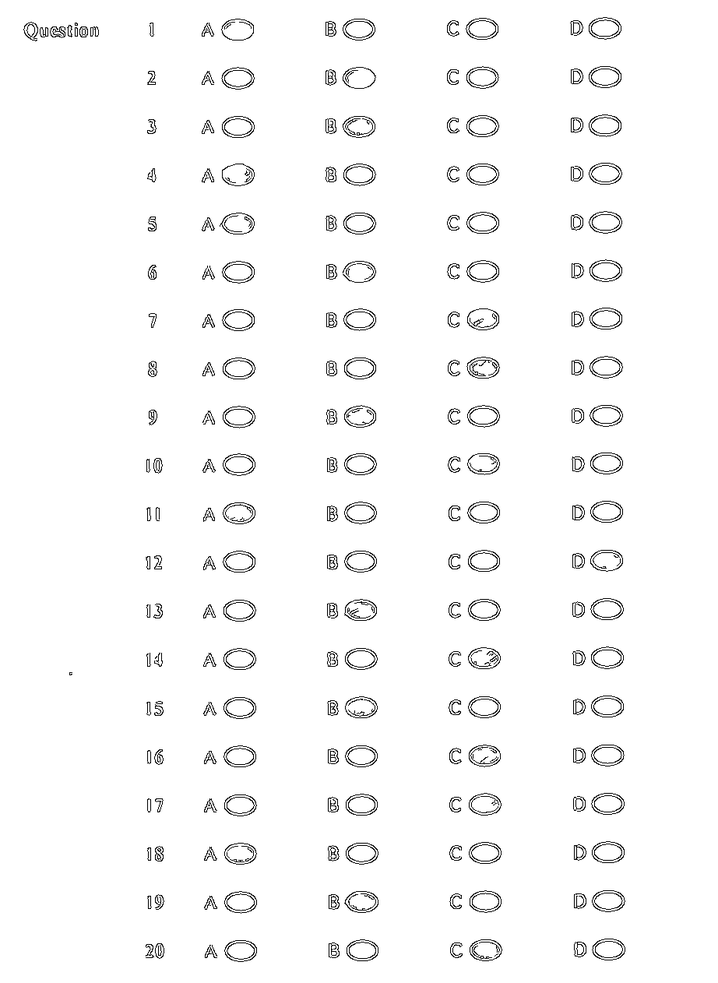
#> input picture images/thresh.png, 718 x 983 px, shrunk from 922 x 1262 before the run
$ python test_grader.py --image ../images/thresh.png   (older library calls are emulated)
#> lines starting #> are read from the running program, lines starting #| are printed output that depends on the picture; after the words box and inside, x2 and y2 are one past the last pixel; in counts of white or black regions, pixels touching at a corner belong together
# USAGE
# python test_grader.py --image images/test_01.png

# import the necessary packages
from imutils.perspective import four_point_transform
from imutils import contours
import numpy as np
import argparse
import imutils
import cv2


# construct the argument parse and parse the arguments
ap = argparse.ArgumentParser()
ap.add_argument("-i", "--image", required=True, help="path to the input image")
args = vars(ap.parse_args())

# define the answer key which maps the question number
# to the correct answer
# ANSWER_KEY = {0: 1, 1: 4, 2: 0, 3: 3, 4: 1}
ANSWER_KEY = {0: 0, 1: 1, 2: 1, 3: 0, 4: 0, 5: 1, 6: 2, 7: 2, 8: 1, 9: 3, 10: 0,
              11: 3, 12: 1, 13: 2, 14: 1, 15: 2, 16: 2, 17: 0, 18: 2, 19: 1}
ANSWER = {0: 'A', 1: 'B', 2: 'C', 3: "D"}

# load the image, convert it to grayscale, blur it
# slightly, then find edges
image = cv2.imread(args["image"])
#> image is the input picture: shape (983, 718, 3); min 0, max 255, mean 248.2
gray = cv2.cvtColor(image, cv2.COLOR_BGR2GRAY)
blurred = cv2.GaussianBlur(gray, (5, 5), 0)
# edged = cv2.Canny(blurred, 75, 200)

# find contours in the edge map, then initialize
# the contour that corresponds to the document
# cnts = cv2.findContours(edged.copy(), cv2.RETR_LIST, cv2.CHAIN_APPROX_SIMPLE)
# cnts = cnts[0] if imutils.is_cv2() else cnts[1]
# docCnt = None

# TODO: make the algorithm find the whole paper edge, instead of student number box
# TODO: feed student number box to Keras to do digit recognition

# ensure that at least one contour was found
# if len(cnts) > 0:
#     # sort the contours according to their size in
#     # descending order
#     cnts = sorted(cnts, key=cv2.contourArea, reverse=True)[:5]
#
#     # loop over the sorted contours
#     for c in cnts:
#         # approximate the contour
#         peri = cv2.arcLength(c, True)
#         approx = cv2.approxPolyDP(c, 0.02 * peri, True)
#
#         # if our approximated contour has four points,
#         # then we can assume we have found the paper
#         if len(approx) == 4:
#             docCnt = approx
#             break


# apply a four point perspective transform to both the
# original image and grayscale image to obtain a top-down
# birds eye view of the paper
# paper = four_point_transform(image, docCnt.reshape(4, 2))
# warped = four_point_transform(gray, docCnt.reshape(4, 2))

# TODO: next step is to extract box by area, ideally the first two should be paper edge and student number box
# id_paper = four_point_transform(image, docCnt[2].reshape(4, 2))
# id_warped = four_point_transform(gray, docCnt[2].reshape(4, 2))

# cv2.imshow('Tranform-answer', ans_warped)
# cv2.imshow('Tranform-id', id_warped)
# cv2.waitKey(0)

# apply Otsu's thresholding method to binarize the warped piece of paper
# thresh = cv2.threshold(warped, 0, 255, cv2.THRESH_BINARY_INV | cv2.THRESH_OTSU)[1]
thresh = cv2.threshold(blurred, 0, 255, cv2.THRESH_BINARY_INV | cv2.THRESH_OTSU)[1]
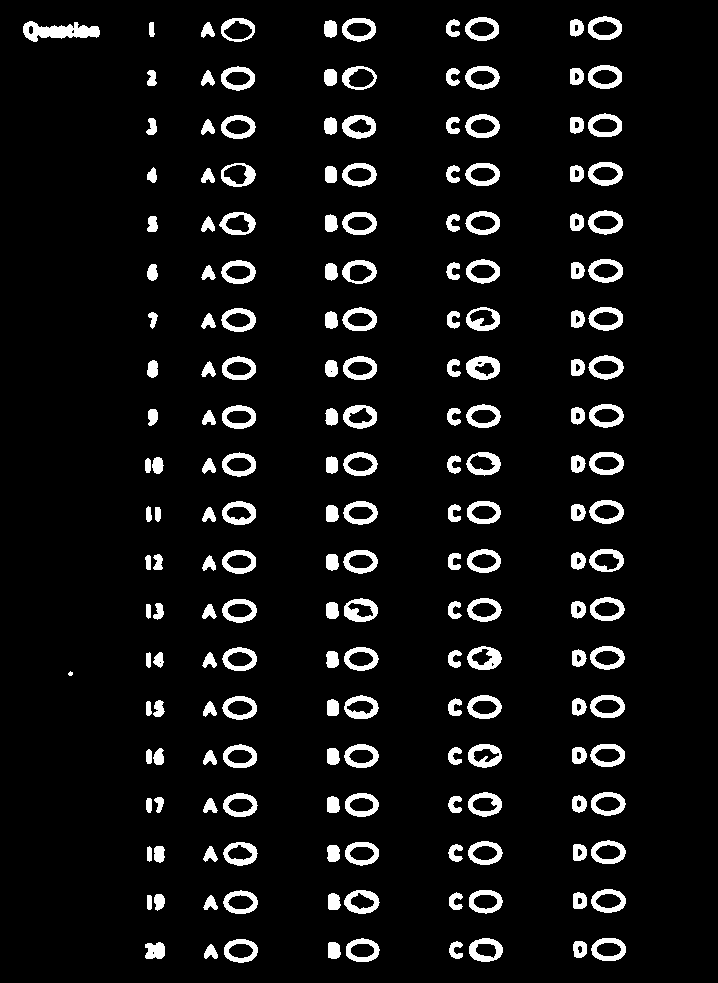
#> thresh: shape (983, 718); 7.2% white; 192 white regions (1 under 20 px)
cv2.imshow('thresh.png', thresh)
cv2.waitKey(0)


# find contours in the threshold image, then initialize
# the list of contours that correspond to questions
cnts = cv2.findContours(thresh.copy(), cv2.RETR_EXTERNAL, cv2.CHAIN_APPROX_SIMPLE)
#> cnts = 192 contours, 1 with area under 20; largest, box (x1, y1, x2, y2) and area: (23, 21, 100, 42) 858, (588, 210, 623, 235) 630, (588, 162, 623, 186) 628, (588, 65, 622, 89) 627, (221, 163, 256, 187) 626

cnts = cnts[0] if imutils.is_cv2() else cnts[1]
questionCnts = []

# loop over the contours
for c in cnts:
    # compute the bounding box of the contour, then use the
    # bounding box to derive the aspect ratio
    (x, y, w, h) = cv2.boundingRect(c)
    ar = w / float(h)

    # in order to label the contour as a question, region
    # should be sufficiently wide, sufficiently tall, and
    # have an aspect ratio approximately equal to 1.5
    if w >= 25 and h >= 15 and ar >= 1.2:
        questionCnts.append(c)
#> this loop made 192 passes
#> (x, y, w, h, ar) on passes 1 to 3: (204, 944, 14, 15, 0.933), (328, 942, 13, 17, 0.765), (145, 942, 20, 17, 1.18)
#> after the loop, questionCnts = 81 contours; largest, box (x1, y1, x2, y2) and area: (23, 21, 100, 42) 858, (588, 210, 623, 235) 630, (588, 162, 623, 186) 628, (588, 65, 622, 89) 627, (221, 163, 256, 187) 626
        # cv2.drawContours(image, c, -1, (0, 255, 0), 2)
# cv2.imshow('bubble', image)
# cv2.waitKey(0)

# sort the question contours top-to-bottom, then initialize
# the total number of correct answers
questionCnts = contours.sort_contours(questionCnts, method="top-to-bottom")[0]
correct = 0

# each question has 4 possible answers, to loop over the
# question in batches of 4
for (q, i) in enumerate(np.arange(0, len(questionCnts), 4)):
    # sort the contours for the current question from
    # left to right, then initialize the index of the
    # bubbled answer
    cnts = contours.sort_contours(questionCnts[i:i + 4])[0]

    bubbled = None

    # loop over each row
    for (j, c) in enumerate(cnts):
        # construct a mask that reveals only the current
        # "bubble" for the question
        mask = np.zeros(thresh.shape, dtype="uint8")
        cv2.drawContours(mask, [c], -1, 255, -1)

        # apply the mask to the threshold image, then
        # count the number of non-zero pixels in the
        # bubble area
        mask = cv2.bitwise_and(thresh, thresh, mask=mask)
        total = cv2.countNonZero(mask)

        # if the current total has a larger number of total
        # non-zero pixels, then we are examining the currently
        # bubbled-in answer
        if bubbled is None or total > bubbled[0]:
            bubbled = (total, j)

    # initialize the contour color and the index of the
    # *correct* answer
    color = (0, 0, 255)
#> (the run stopped early here; a loop or call above may not have finished)
